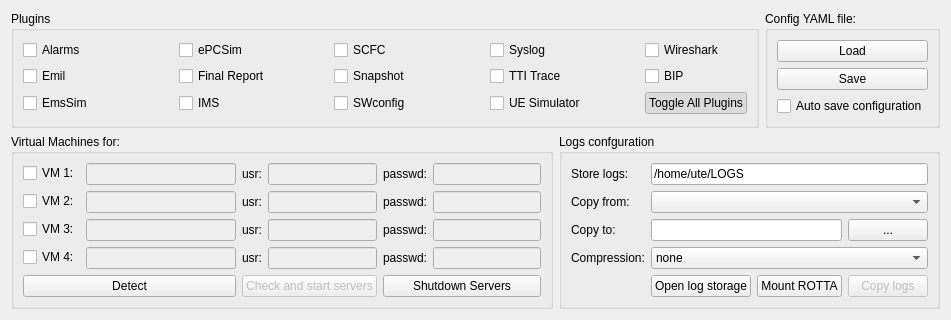
        <widget class="QWidget" name="tab_main">
         <attribute name="title">
          <string>Main</string>
         </attribute>
         <layout class="QGridLayout" name="gridLayout_2">
          <item row="1" column="1" colspan="3">
           <widget class="QGroupBox" name="groupBox_11">
            <property name="title">
             <string>Logs confguration</string>
            </property>
            <layout class="QGridLayout" name="gridLayout_9">
             <item row="2" column="0">
              <widget class="QLabel" name="label_21">
               <property name="text">
                <string>Copy from:</string>
               </property>
              </widget>
             </item>
             <item row="2" column="1" colspan="3">
              <widget class="QComboBox" name="cb_copy_from"/>
             </item>
             <item row="0" column="0">
              <widget class="QLabel" name="label_19">
               <property name="text">
                <string>Store logs:</string>
               </property>
              </widget>
             </item>
             <item row="3" column="3">
              <widget class="QPushButton" name="pb_select_rotta">
               <property name="text">
                <string>...</string>
               </property>
              </widget>
             </item>
             <item row="5" column="0">
              <widget class="QLabel" name="label_23">
               <property name="text">
                <string>Compression:</string>
               </property>
              </widget>
             </item>
             <item row="3" column="1" colspan="2">
              <widget class="QLineEdit" name="le_copy_to"/>
             </item>
             <item row="3" column="0">
              <widget class="QLabel" name="label_22">
               <property name="text">
                <string>Copy to:</string>
               </property>
              </widget>
             </item>
             <item row="6" column="2">
              <widget class="QPushButton" name="pb_mount_rotta">
               <property name="text">
                <string>Mount ROTTA</string>
               </property>
              </widget>
             </item>
             <item row="6" column="3">
              <widget class="QPushButton" name="pb_copy_logs">
               <property name="enabled">
                <bool>false</bool>
               </property>
               <property name="minimumSize">
                <size>
                 <width>0</width>
                 <height>0</height>
                </size>
               </property>
               <property name="text">
                <string>Copy logs</string>
               </property>
              </widget>
             </item>
             <item row="6" column="1">
              <widget class="QPushButton" name="pb_store">
               <property name="text">
                <string>Open log storage</string>
               </property>
              </widget>
             </item>
             <item row="5" column="1" colspan="3">
              <widget class="QComboBox" name="cmb_compress">
               <property name="currentIndex">
                <number>0</number>
               </property>
               <property name="maxVisibleItems">
                <number>5</number>
               </property>
               <item>
                <property name="text">
                 <string>none</string>
                </property>
               </item>
               <item>
                <property name="text">
                 <string>zip</string>
                </property>
               </item>
               <item>
                <property name="text">
                 <string>bztar</string>
                </property>
               </item>
               <item>
                <property name="text">
                 <string>gztar</string>
                </property>
               </item>
               <item>
                <property name="text">
                 <string>xztar</string>
                </property>
               </item>
              </widget>
             </item>
             <item row="0" column="1" colspan="3">
              <widget class="QLineEdit" name="le_store">
               <property name="text">
                <string>/home/ute/LOGS</string>
               </property>
              </widget>
             </item>
            </layout>
           </widget>
          </item>
          <item row="0" column="3">
           <widget class="QGroupBox" name="groupBox_8">
            <property name="title">
             <string>Config YAML file:</string>
            </property>
            <layout class="QGridLayout" name="gridLayout_20">
             <item row="0" column="0">
              <widget class="QPushButton" name="pb_load">
               <property name="text">
                <string>Load</string>
               </property>
              </widget>
             </item>
             <item row="2" column="0">
              <widget class="QCheckBox" name="cb_auto_save">
               <property name="enabled">
                <bool>true</bool>
               </property>
               <property name="text">
                <string>Auto save configuration</string>
               </property>
              </widget>
             </item>
             <item row="1" column="0">
              <widget class="QPushButton" name="pb_save">
               <property name="text">
                <string>Save</string>
               </property>
              </widget>
             </item>
            </layout>
           </widget>
          </item>
          <item row="1" column="0">
           <widget class="QGroupBox" name="gb_vms">
            <property name="title">
             <string>Virtual Machines for: </string>
            </property>
            <layout class="QGridLayout" name="gridLayout_5">
             <item row="0" column="1">
              <layout class="QFormLayout" name="formLayout_2">
               <item row="0" column="0">
                <widget class="QLabel" name="label_8">
                 <property name="text">
                  <string>usr:</string>
                 </property>
                 <property name="buddy">
                  <cstring>le_vm1_usr</cstring>
                 </property>
                </widget>
               </item>
               <item row="0" column="1">
                <widget class="QLineEdit" name="le_vm1_usr">
                 <property name="enabled">
                  <bool>false</bool>
                 </property>
                </widget>
               </item>
               <item row="1" column="0">
                <widget class="QLabel" name="label_5">
                 <property name="text">
                  <string>usr:</string>
                 </property>
                 <property name="buddy">
                  <cstring>le_vm2_usr</cstring>
                 </property>
                </widget>
               </item>
               <item row="1" column="1">
                <widget class="QLineEdit" name="le_vm2_usr">
                 <property name="enabled">
                  <bool>false</bool>
                 </property>
                </widget>
               </item>
               <item row="2" column="0">
                <widget class="QLabel" name="label_6">
                 <property name="text">
                  <string>usr:</string>
                 </property>
                 <property name="buddy">
                  <cstring>le_vm3_usr</cstring>
                 </property>
                </widget>
               </item>
               <item row="2" column="1">
                <widget class="QLineEdit" name="le_vm3_usr">
                 <property name="enabled">
                  <bool>false</bool>
                 </property>
                </widget>
               </item>
               <item row="3" column="0">
                <widget class="QLabel" name="label_7">
                 <property name="text">
                  <string>usr:</string>
                 </property>
                 <property name="buddy">
                  <cstring>le_vm4_usr</cstring>
                 </property>
                </widget>
               </item>
               <item row="3" column="1">
                <widget class="QLineEdit" name="le_vm4_usr">
                 <property name="enabled">
                  <bool>false</bool>
                 </property>
                </widget>
               </item>
              </layout>
             </item>
             <item row="0" column="2">
              <layout class="QFormLayout" name="formLayout_3">
               <item row="0" column="0">
                <widget class="QLabel" name="label_9">
                 <property name="text">
                  <string>passwd:</string>
                 </property>
                 <property name="buddy">
                  <cstring>le_vm1_passwd</cstring>
                 </property>
                </widget>
               </item>
               <item row="0" column="1">
                <widget class="QLineEdit" name="le_vm1_passwd">
                 <property name="enabled">
                  <bool>false</bool>
                 </property>
                 <property name="echoMode">
                  <enum>QLineEdit::Password</enum>
                 </property>
                </widget>
               </item>
               <item row="1" column="0">
                <widget class="QLabel" name="label_10">
                 <property name="text">
                  <string>passwd:</string>
                 </property>
                 <property name="buddy">
                  <cstring>le_vm2_passwd</cstring>
                 </property>
                </widget>
               </item>
               <item row="2" column="0">
                <widget class="QLabel" name="label_11">
                 <property name="text">
                  <string>passwd:</string>
                 </property>
                 <property name="buddy">
                  <cstring>le_vm3_passwd</cstring>
                 </property>
                </widget>
               </item>
               <item row="3" column="0">
                <widget class="QLabel" name="label_12">
                 <property name="text">
                  <string>passwd:</string>
                 </property>
                 <property name="buddy">
                  <cstring>le_vm4_passwd</cstring>
                 </property>
                </widget>
               </item>
               <item row="1" column="1">
                <widget class="QLineEdit" name="le_vm2_passwd">
                 <property name="enabled">
                  <bool>false</bool>
                 </property>
                 <property name="echoMode">
                  <enum>QLineEdit::Password</enum>
                 </property>
                </widget>
               </item>
               <item row="2" column="1">
                <widget class="QLineEdit" name="le_vm3_passwd">
                 <property name="enabled">
                  <bool>false</bool>
                 </property>
                 <property name="echoMode">
                  <enum>QLineEdit::Password</enum>
                 </property>
                </widget>
               </item>
               <item row="3" column="1">
                <widget class="QLineEdit" name="le_vm4_passwd">
                 <property name="enabled">
                  <bool>false</bool>
                 </property>
                 <property name="echoMode">
                  <enum>QLineEdit::Password</enum>
                 </property>
                </widget>
               </item>
              </layout>
             </item>
             <item row="0" column="0">
              <layout class="QFormLayout" name="formLayout">
               <item row="0" column="1">
                <widget class="QLineEdit" name="le_vm1_addr">
                 <property name="enabled">
                  <bool>false</bool>
                 </property>
                 <property name="minimumSize">
                  <size>
                   <width>150</width>
                   <height>0</height>
                  </size>
                 </property>
                 <property name="inputMask">
                  <string/>
                 </property>
                </widget>
               </item>
               <item row="1" column="1">
                <widget class="QLineEdit" name="le_vm2_addr">
                 <property name="enabled">
                  <bool>false</bool>
                 </property>
                 <property name="minimumSize">
                  <size>
                   <width>150</width>
                   <height>0</height>
                  </size>
                 </property>
                 <property name="inputMask">
                  <string/>
                 </property>
                </widget>
               </item>
               <item row="2" column="1">
                <widget class="QLineEdit" name="le_vm3_addr">
                 <property name="enabled">
                  <bool>false</bool>
                 </property>
                 <property name="minimumSize">
                  <size>
                   <width>150</width>
                   <height>0</height>
                  </size>
                 </property>
                 <property name="inputMask">
                  <string/>
                 </property>
                </widget>
               </item>
               <item row="3" column="1">
                <widget class="QLineEdit" name="le_vm4_addr">
                 <property name="enabled">
                  <bool>false</bool>
                 </property>
                 <property name="minimumSize">
                  <size>
                   <width>150</width>
                   <height>0</height>
                  </size>
                 </property>
                 <property name="inputMask">
                  <string/>
                 </property>
                </widget>
               </item>
               <item row="0" column="0">
                <widget class="QCheckBox" name="cb_vm1">
                 <property name="text">
                  <string>VM 1:</string>
                 </property>
                </widget>
               </item>
               <item row="1" column="0">
                <widget class="QCheckBox" name="cb_vm2">
                 <property name="text">
                  <string>VM 2:</string>
                 </property>
                </widget>
               </item>
               <item row="2" column="0">
                <widget class="QCheckBox" name="cb_vm3">
                 <property name="text">
                  <string>VM 3:</string>
                 </property>
                </widget>
               </item>
               <item row="3" column="0">
                <widget class="QCheckBox" name="cb_vm4">
                 <property name="text">
                  <string>VM 4:</string>
                 </property>
                </widget>
               </item>
              </layout>
             </item>
             <item row="1" column="2">
              <widget class="QPushButton" name="pb_shutdown_servers">
               <property name="minimumSize">
                <size>
                 <width>0</width>
                 <height>0</height>
                </size>
               </property>
               <property name="text">
                <string>Shutdown Servers</string>
               </property>
              </widget>
             </item>
             <item row="1" column="1">
              <widget class="QPushButton" name="pb_check_servers">
               <property name="enabled">
                <bool>false</bool>
               </property>
               <property name="sizePolicy">
                <sizepolicy hsizetype="Minimum" vsizetype="Fixed">
                 <horstretch>0</horstretch>
                 <verstretch>0</verstretch>
                </sizepolicy>
               </property>
               <property name="minimumSize">
                <size>
                 <width>0</width>
                 <height>0</height>
                </size>
               </property>
               <property name="text">
                <string>Check and start servers</string>
               </property>
              </widget>
             </item>
             <item row="1" column="0">
              <widget class="QPushButton" name="pb_detect">
               <property name="text">
                <string>Detect</string>
               </property>
              </widget>
             </item>
            </layout>
           </widget>
          </item>
          <item row="0" column="0" colspan="3">
           <widget class="QGroupBox" name="groupBox">
            <property name="title">
             <string>Plugins</string>
            </property>
            <layout class="QGridLayout" name="gridLayout_6">
             <item row="1" column="0">
              <widget class="QCheckBox" name="cb_alarms">
               <property name="enabled">
                <bool>true</bool>
               </property>
               <property name="text">
                <string>Alarms</string>
               </property>
              </widget>
             </item>
             <item row="3" column="0">
              <widget class="QCheckBox" name="cb_emil">
               <property name="enabled">
                <bool>true</bool>
               </property>
               <property name="text">
                <string>Emil</string>
               </property>
              </widget>
             </item>
             <item row="4" column="0">
              <widget class="QCheckBox" name="cb_emss">
               <property name="enabled">
                <bool>true</bool>
               </property>
               <property name="text">
                <string>EmsSim</string>
               </property>
              </widget>
             </item>
             <item row="1" column="1">
              <widget class="QCheckBox" name="cb_epc">
               <property name="enabled">
                <bool>true</bool>
               </property>
               <property name="text">
                <string>ePCSim</string>
               </property>
              </widget>
             </item>
             <item row="3" column="1">
              <widget class="QCheckBox" name="cb_final_report">
               <property name="enabled">
                <bool>true</bool>
               </property>
               <property name="text">
                <string>Final Report</string>
               </property>
               <property name="checked">
                <bool>false</bool>
               </property>
              </widget>
             </item>
             <item row="4" column="1">
              <widget class="QCheckBox" name="cb_ims">
               <property name="enabled">
                <bool>true</bool>
               </property>
               <property name="text">
                <string>IMS</string>
               </property>
              </widget>
             </item>
             <item row="1" column="2">
              <widget class="QCheckBox" name="cb_scfc">
               <property name="enabled">
                <bool>true</bool>
               </property>
               <property name="text">
                <string>SCFC</string>
               </property>
               <property name="checked">
                <bool>false</bool>
               </property>
              </widget>
             </item>
             <item row="3" column="2">
              <widget class="QCheckBox" name="cb_snapshot">
               <property name="enabled">
                <bool>true</bool>
               </property>
               <property name="text">
                <string>Snapshot</string>
               </property>
               <property name="checked">
                <bool>false</bool>
               </property>
              </widget>
             </item>
             <item row="4" column="2">
              <widget class="QCheckBox" name="cb_swconfig">
               <property name="enabled">
                <bool>true</bool>
               </property>
               <property name="text">
                <string>SWconfig</string>
               </property>
               <property name="checked">
                <bool>false</bool>
               </property>
              </widget>
             </item>
             <item row="1" column="3">
              <widget class="QCheckBox" name="cb_syslog">
               <property name="enabled">
                <bool>true</bool>
               </property>
               <property name="text">
                <string>Syslog</string>
               </property>
               <property name="checked">
                <bool>false</bool>
               </property>
              </widget>
             </item>
             <item row="3" column="3">
              <widget class="QCheckBox" name="cb_tti_trace">
               <property name="enabled">
                <bool>true</bool>
               </property>
               <property name="text">
                <string>TTI Trace</string>
               </property>
              </widget>
             </item>
             <item row="4" column="3">
              <widget class="QCheckBox" name="cb_ue_sim">
               <property name="enabled">
                <bool>true</bool>
               </property>
               <property name="toolTip">
                <string>&lt;html&gt;&lt;head/&gt;&lt;body&gt;&lt;p&gt;Abstraction layer to collect UE releted logs. &lt;/p&gt;&lt;p&gt;Real implementation (&lt;span style=&quot; font-weight:600;&quot;&gt;IPhy&lt;/span&gt; or &lt;span style=&quot; font-weight:600;&quot;&gt;CUS&lt;/span&gt;) depends on testline configuration.&lt;/p&gt;&lt;/body&gt;&lt;/html&gt;</string>
               </property>
               <property name="text">
                <string>UE Simulator</string>
               </property>
               <property name="checked">
                <bool>false</bool>
               </property>
              </widget>
             </item>
             <item row="1" column="4">
              <widget class="QCheckBox" name="cb_wireshark">
               <property name="enabled">
                <bool>true</bool>
               </property>
               <property name="text">
                <string>Wireshark</string>
               </property>
              </widget>
             </item>
             <item row="4" column="4">
              <widget class="QPushButton" name="pb_all_none_plugins">
               <property name="sizePolicy">
                <sizepolicy hsizetype="Fixed" vsizetype="Fixed">
                 <horstretch>0</horstretch>
                 <verstretch>0</verstretch>
                </sizepolicy>
               </property>
               <property name="text">
                <string>Toggle All Plugins</string>
               </property>
               <property name="checkable">
                <bool>true</bool>
               </property>
               <property name="checked">
                <bool>true</bool>
               </property>
              </widget>
             </item>
             <item row="3" column="4">
              <widget class="QCheckBox" name="cb_bip">
               <property name="text">
                <string>BIP</string>
               </property>
              </widget>
             </item>
            </layout>
           </widget>
          </item>
         </layout>
        </widget>
